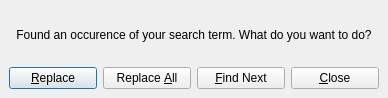
<ui version="4.0" >
 <author></author>
 <comment></comment>
 <exportmacro></exportmacro>
 <class>PromptReplace</class>
 <widget class="QDialog" name="PromptReplace" >
  <property name="geometry" >
   <rect>
    <x>0</x>
    <y>0</y>
    <width>388</width>
    <height>98</height>
   </rect>
  </property>
  <property name="windowTitle" >
   <string>Confirmation</string>
  </property>
  <layout class="QGridLayout" >
   <property name="margin" >
    <number>9</number>
   </property>
   <property name="spacing" >
    <number>6</number>
   </property>
   <item row="0" column="0" >
    <layout class="QVBoxLayout" >
     <property name="margin" >
      <number>0</number>
     </property>
     <property name="spacing" >
      <number>6</number>
     </property>
     <item>
      <widget class="QLabel" name="label" >
       <property name="text" >
        <string>Found an occurence of your search term. What do you want to do?</string>
       </property>
       <property name="alignment" >
        <set>Qt::AlignCenter</set>
       </property>
      </widget>
     </item>
     <item>
      <layout class="QHBoxLayout" >
       <property name="margin" >
        <number>0</number>
       </property>
       <property name="spacing" >
        <number>6</number>
       </property>
       <item>
        <widget class="QPushButton" name="replace" >
         <property name="text" >
          <string>&amp;Replace</string>
         </property>
        </widget>
       </item>
       <item>
        <widget class="QPushButton" name="replaceAll" >
         <property name="text" >
          <string>Replace &amp;All</string>
         </property>
        </widget>
       </item>
       <item>
        <widget class="QPushButton" name="findNext" >
         <property name="text" >
          <string>&amp;Find Next</string>
         </property>
        </widget>
       </item>
       <item>
        <widget class="QPushButton" name="close" >
         <property name="text" >
          <string>&amp;Close</string>
         </property>
        </widget>
       </item>
      </layout>
     </item>
    </layout>
   </item>
  </layout>
 </widget>
 <pixmapfunction></pixmapfunction>
 <resources/>
 <connections>
  <connection>
   <sender>close</sender>
   <signal>clicked()</signal>
   <receiver>PromptReplace</receiver>
   <slot>reject()</slot>
   <hints>
    <hint type="sourcelabel" >
     <x>369</x>
     <y>253</y>
    </hint>
    <hint type="destinationlabel" >
     <x>179</x>
     <y>282</y>
    </hint>
   </hints>
  </connection>
 </connections>
</ui>
